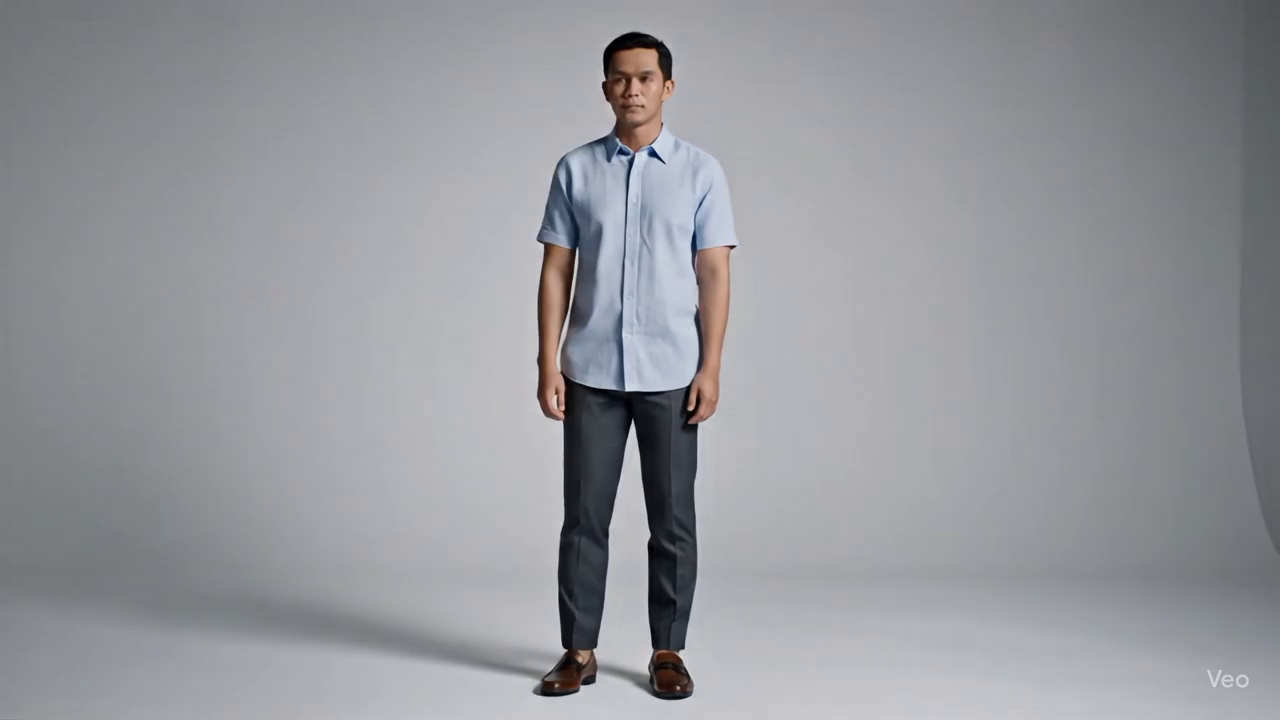
#> input picture frame 0 of data/man_walking.mp4, 1280 x 720 px
$ jupyter execute 2_loading_media_image_vid.ipynb
#> lines starting #> are read from the running program, lines starting #| are printed output that depends on the picture
# Gambar: Memuat Data & Visualisasi

Gambar digital adalah representasi sinyal dua dimensi (2D) yang terdiri dari kumpulan pixel yang disusun dalam bentuk grid. Setiap pixel memiliki nilai intensitas yang menentukan warna atau kecerahan pada posisi tertentu. Dalam pemrosesan gambar, kita bekerja dengan matriks nilai yang merepresentasikan informasi visual.

## Tujuan Akhir Sesi:

- **Membaca file gambar** dari disk dengan berbagai format (JPG, PNG, BMP)
- **Menampilkan gambar** dengan benar menggunakan sistem warna RGB
- **Memahami informasi dasar gambar** seperti dimensi, jumlah channel, dan mode warna
- **Membuat histogram warna sederhana** untuk analisis distribusi intensitas pixel

**Catatan:** Sesi ini fokus pada visualisasi dan pemahaman dasar representasi gambar digital, bukan pada manipulasi atau transformasi gambar yang kompleks.

[cell 1]
# Setup & Instalasi - Pastikan semua paket terinstal (opsional), disarankan untuk diinstal dari terminal
# !pip install -q matplotlib pillow opencv-python numpy

# Import semua library yang dibutuhkan
import matplotlib.pyplot as plt
import matplotlib.image as mpimg
from PIL import Image
import cv2
import numpy as np
import os

# Tampilkan versi pustaka untuk memastikan kompatibilitas
print("Versi pustaka yang digunakan:")
print(f"Matplotlib: {plt.matplotlib.__version__}")
print(f"PIL (Pillow): {Image.__version__}")
print(f"OpenCV: {cv2.__version__}")
print(f"NumPy: {np.__version__}")
print("✅ Semua pustaka berhasil dimuat!")

## Membaca File Gambar

**Format gambar umum** yang sering digunakan:
- **JPG/JPEG**: Format kompresi lossy, ukuran file kecil, cocok untuk foto
- **PNG**: Format lossless dengan dukungan transparansi, cocok untuk grafik
- **BMP**: Format tidak terkompresi, ukuran file besar tetapi kualitas maksimal

**Pilihan library untuk membaca gambar:**

1. **PIL (Python Imaging Library)** - Paling sederhana dan user-friendly
2. **OpenCV** - Sangat efisien dan cepat, tetapi menggunakan format BGR secara default (perlu konversi ke RGB)
3. **Matplotlib** - Terintegrasi langsung dengan plotting

**Strategi loading:** Kita akan mencoba membaca file lokal terlebih dahulu, dan jika gagal akan menggunakan gambar contoh untuk memastikan tutorial tetap berjalan.

[cell 2]
# Load Gambar dengan Sistem Fallback
PATH_IMAGE = os.path.join(os.getcwd(), 'data', 'JOKO.jpg')  # Ganti dengan path gambar Anda

# Variabel untuk menyimpan hasil
img_pil = None
source_info = ""

# Opsi 1: Coba muat file lokal dengan PIL
try:
    if os.path.exists(PATH_IMAGE):
        img_pil = Image.open(PATH_IMAGE)
        # Pastikan dalam mode RGB (bukan RGBA atau mode lain)
        if img_pil.mode != 'RGB':
            img_pil = img_pil.convert('RGB')
        source_info = f"✅ Berhasil memuat: {PATH_IMAGE}"
    else:
        raise FileNotFoundError("File tidak ditemukan")
except Exception as e:
    print(f"⚠️ Tidak dapat memuat {PATH_IMAGE}: {e}")

    # Opsi 2: Gunakan gambar contoh dari matplotlib
    try:
        # Membuat gambar contoh sederhana (gradient warna)
        height, width = 200, 300
        img_array = np.zeros((height, width, 3), dtype=np.uint8)

        # Buat gradient horizontal RGB
        for i in range(width):
            img_array[:, i, 0] = int(255 * i / width)      # Red channel
            img_array[:, i, 1] = int(255 * (1 - i / width)) # Green channel
            img_array[:, i, 2] = 128                        # Blue channel (konstan)

        img_pil = Image.fromarray(img_array)
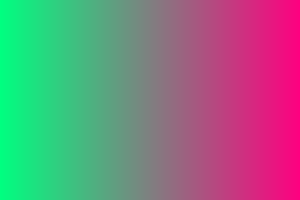
#> img_pil: PIL image 300x200 RGB; mean R, G, B 126.6, 127.4, 128
        source_info = "✅ Menggunakan gambar contoh buatan (gradient RGB)"

    except Exception as e:
        print(f"❌ Error membuat gambar contoh: {e}")
        # Buat gambar solid sederhana sebagai fallback terakhir
        img_array = np.full((100, 100, 3), [255, 128, 0], dtype=np.uint8)  # Orange
        img_pil = Image.fromarray(img_array)
        source_info = "✅ Menggunakan gambar fallback (solid orange)"

print(source_info)
print(f"📊 Ukuran gambar: {img_pil.size} (lebar x tinggi)")
#| 📊 Ukuran gambar: (300, 200) (lebar x tinggi)
print(f"🎨 Mode warna: {img_pil.mode}")
#| 🎨 Mode warna: RGB
print(f"📁 Format: {img_pil.format if img_pil.format else 'Generated'}")
#| 📁 Format: Generated

## Menampilkan Gambar

Untuk menampilkan gambar dengan benar, kita perlu memahami sistem warna yang digunakan:

**RGB vs BGR:**
- **RGB** (Red-Green-Blue): Standar yang digunakan oleh PIL dan matplotlib
- **BGR** (Blue-Green-Red): Default OpenCV (perlu konversi ke RGB untuk display yang benar)

**Representasi Pixel:**
- Setiap pixel adalah array 3 nilai: `[R, G, B]`
- Setiap nilai berkisar 0-255 (8-bit)
- `[0, 0, 0]` = hitam, `[255, 255, 255]` = putih
- `[255, 0, 0]` = merah murni, `[0, 255, 0]` = hijau murni, `[0, 0, 255]` = biru murni

**Matplotlib** sangat cocok untuk visualisasi karena terintegrasi baik dengan format RGB dan menyediakan kontrol yang mudah untuk plot.

[cell 3]
# Visualisasi Gambar dengan Matplotlib
plt.figure(figsize=(10, 6))

# Tampilkan gambar
plt.imshow(img_pil)
plt.title('🖼️ Gambar yang Dimuat', fontsize=16, fontweight='bold', pad=20)

# Hilangkan axis untuk tampilan yang lebih bersih
plt.axis('off')

# Tambahkan informasi gambar sebagai text
info_text = f"Ukuran: {img_pil.size[0]} x {img_pil.size[1]} pixels\nMode: {img_pil.mode}"
plt.figtext(0.02, 0.02, info_text, fontsize=10,
           bbox=dict(boxstyle="round,pad=0.5", facecolor="lightblue", alpha=0.8))

# Tampilkan dengan layout yang rapi
plt.tight_layout()
plt.show()

print("✅ Gambar berhasil ditampilkan!")
print(f"📐 Resolusi: {img_pil.size[0]} x {img_pil.size[1]} pixels")
#| 📐 Resolusi: 300 x 200 pixels
print(f"🎨 Total pixel: {img_pil.size[0] * img_pil.size[1]:,}")
#| 🎨 Total pixel: 60,000

## Ekstraksi Informasi Dasar

Informasi dasar yang dapat diekstrak dari gambar digital:

**Dimensi Gambar:**
- **Tinggi (Height)**: Jumlah baris pixel
- **Lebar (Width)**: Jumlah kolom pixel
- **Jumlah Channel**: 1 (grayscale), 3 (RGB), 4 (RGBA dengan transparency)

**Mode Warna:**
- **RGB**: Red-Green-Blue (warna penuh)
- **L**: Luminance (grayscale/hitam-putih)
- **RGBA**: RGB + Alpha channel (transparansi)

**Tipe Data:**
- Biasanya **uint8** (0-255) untuk gambar standar
- Kadang **float32** (0.0-1.0) untuk pemrosesan khusus

**Mengapa penting?** Informasi ini diperlukan untuk:
- Preprocessing sebelum input ke model Machine Learning/Deep Learning
- Menentukan strategi pemrosesan yang tepat
- Optimasi memory dan komputasi

[cell 4]
# Metadata Gambar - Informasi Lengkap
print("📋 METADATA GAMBAR")
print("=" * 50)

# Informasi dari PIL Image
print("🖼️ INFORMASI PIL IMAGE:")
print(f"📐 Ukuran (W x H): {img_pil.size[0]} x {img_pil.size[1]} pixels")
#| 📐 Ukuran (W x H): 300 x 200 pixels
print(f"🎨 Mode warna: {img_pil.mode}")
#| 🎨 Mode warna: RGB
print(f"📁 Format file: {img_pil.format if img_pil.format else 'Generated/Unknown'}")
#| 📁 Format file: Generated/Unknown

# Konversi ke numpy array untuk analisis lebih detail
img_array = np.array(img_pil)

print("\n🔢 INFORMASI NUMPY ARRAY:")
print(f"📊 Shape (H, W, C): {img_array.shape}")
#| 📊 Shape (H, W, C): (200, 300, 3)
print(f"💾 Tipe data: {img_array.dtype}")
#| 💾 Tipe data: uint8
print(f"🗃️ Ukuran memori: {img_array.nbytes:,} bytes ({img_array.nbytes/1024:.1f} KB)")
#| 🗃️ Ukuran memori: 180,000 bytes (175.8 KB)

# Statistik nilai pixel
print("\n📈 STATISTIK PIXEL:")
print(f"🔽 Nilai minimum: {np.min(img_array)}")
#| 🔽 Nilai minimum: 0
print(f"🔼 Nilai maksimum: {np.max(img_array)}")
#| 🔼 Nilai maksimum: 255
print(f"📊 Nilai rata-rata: {np.mean(img_array):.1f}")
#| 📊 Nilai rata-rata: 127.3
print(f"📏 Standar deviasi: {np.std(img_array):.1f}")
#| 📏 Standar deviasi: 60.1

# Informasi channel
if len(img_array.shape) == 3:
    height, width, channels = img_array.shape
    print(f"\n🌈 INFORMASI CHANNEL:")
    print(f"📏 Dimensi: {height} (tinggi) x {width} (lebar) x {channels} (channel)")
#| 📏 Dimensi: 200 (tinggi) x 300 (lebar) x 3 (channel)
    if channels == 3:
        print("🎨 Channel: Red, Green, Blue (RGB)")
        # Statistik per channel
        for i, color in enumerate(['Red', 'Green', 'Blue']):
            channel_mean = np.mean(img_array[:, :, i])
            print(f"   {color}: rata-rata = {channel_mean:.1f}")
#> this loop made 3 passes
#> channel_mean on passes 1 to 3: 126.6, 127.4, 128
#> (printed output is left out)
    elif channels == 1:
        print("⚫ Channel: Grayscale")
else:
    print(f"\n⚫ GRAYSCALE IMAGE:")
    print(f"📏 Dimensi: {img_array.shape[0]} x {img_array.shape[1]}")

print(f"\n✅ Total informasi berhasil diekstrak!")
print(f"💡 Aspect ratio: {img_pil.size[0]/img_pil.size[1]:.2f} (W/H)")
#| 💡 Aspect ratio: 1.50 (W/H)

## Histogram Warna

**Histogram** adalah grafik yang menunjukkan distribusi nilai intensitas pixel dalam gambar:

**Konsep Dasar:**
- **Sumbu X**: Nilai intensitas pixel (0-255 untuk 8-bit)
- **Sumbu Y**: Frekuensi (jumlah pixel dengan nilai intensitas tertentu)
- **Per-Channel**: Dapat dibuat terpisah untuk Red, Green, dan Blue

**Interpretasi Histogram:**
- **Puncak di kiri (nilai rendah)**: Gambar gelap/underexposed
- **Puncak di kanan (nilai tinggi)**: Gambar terang/overexposed
- **Distribusi merata**: Kontras yang baik
- **Puncak sempit**: Kontras rendah

**Kegunaan Praktis:**
- Analisis kualitas gambar dan pencahayaan
- Deteksi dominasi warna tertentu
- Preprocessing untuk color correction
- Feature extraction untuk computer vision

---

# Video: Memuat Data & Visualisasi

Video digital adalah rangkaian gambar (frame) yang ditampilkan berurutan pada kecepatan tertentu yang disebut **frame rate**. Ketika frame-frame ini diputar dengan cepat (biasanya 24-60 fps), mata manusia melihatnya sebagai gerakan yang halus. Video pada dasarnya adalah dimensi waktu yang ditambahkan pada gambar 2D, sehingga menjadi data 3D (tinggi × lebar × waktu).

## Tujuan Akhir Sesi:

- **Membaca file video** dari disk menggunakan OpenCV
- **Menampilkan beberapa frame** dari video sebagai gambar statis
- **Memahami informasi dasar video** seperti resolusi, jumlah frame, frame rate, dan durasi
- **Mengekstrak frame tertentu** untuk analisis lebih lanjut

**Catatan:** Sesi ini fokus pada pembacaan dan visualisasi dasar video, bukan pada manipulasi seperti pemotongan, transformasi, atau editing video yang kompleks.

[cell 5]
# Setup & Instalasi untuk Video Processing
# OpenCV dan matplotlib sudah diinstall sebelumnya, tapi pastikan tersedia
# !pip install -q opencv-python matplotlib numpy

# Import library yang dibutuhkan untuk video processing
# (beberapa sudah diimport sebelumnya untuk image processing)
print("📹 Setup Video Processing")
print("=" * 40)

# Pastikan semua library sudah tersedia
try:
    import cv2
    import matplotlib.pyplot as plt
    import numpy as np
    import os
    print("✅ OpenCV tersedia")
    print("✅ Matplotlib tersedia")
    print("✅ NumPy tersedia")
except ImportError as e:
    print(f"❌ Error import: {e}")
    print("Jalankan: !pip install opencv-python matplotlib numpy")

# Tampilkan versi pustaka untuk video processing
print("\n📋 Versi pustaka untuk video:")
print(f"OpenCV: {cv2.__version__}")
print(f"Matplotlib: {plt.matplotlib.__version__}")
print(f"NumPy: {np.__version__}")
print("\n✅ Setup video processing selesai!")

## Membaca File Video

**OpenCV (`cv2.VideoCapture`)** adalah tool yang paling umum digunakan untuk membaca video dalam Python:

**Format video umum:**
- **MP4**: Format paling populer, kompresi baik, kompatibilitas tinggi
- **AVI**: Format lama tapi masih banyak digunakan
- **MOV**: Format Apple, kualitas tinggi
- **MKV**: Format open-source dengan fitur lengkap

**Konsep penting:**
- **VideoCapture object**: Interface untuk membaca video frame demi frame
- **Frame**: Satu gambar dalam rangkaian video
- **Sequential reading**: Video dibaca berurutan dari awal ke akhir

**Strategi fallback:** Kita akan mencoba membaca file video lokal terlebih dahulu. Jika gagal, akan memberikan pesan error yang informatif karena membuat video sintetis cukup kompleks untuk tutorial pemula.

[cell 6]
# Load Video dengan Error Handling
PATH_VIDEO = os.path.join(os.getcwd(), 'data', 'man_walking.mp4')  # Ganti dengan path video Anda

print("📹 Mencoba membaca video...")
print(f"🎯 Target file: {PATH_VIDEO}")

# Buat objek VideoCapture
cap = cv2.VideoCapture(PATH_VIDEO)

# Periksa apakah video berhasil dibuka
if cap.isOpened():
    print("✅ Video berhasil dibuka!")
    source_info = f"✅ Berhasil memuat: {PATH_VIDEO}"
    video_loaded = True
else:
    print(f"❌ Gagal membuka video: {PATH_VIDEO}")

    # Cek apakah file ada
    if not os.path.exists(PATH_VIDEO):
        print(f"📁 File tidak ditemukan: {PATH_VIDEO}")
        print("\n💡 Tips:")
        print("1. Pastikan file video ada di folder 'data/'")
        print("2. Coba format MP4, AVI, atau MOV")
        print("3. Periksa nama file dan ekstensi")
    else:
        print(f"📁 File ditemukan tapi tidak bisa dibaca")
        print("💡 Kemungkinan format tidak didukung atau file rusak")

    source_info = f"❌ Gagal memuat: {PATH_VIDEO}"
    video_loaded = False

    # Bersihkan resource
    cap.release()

print(f"\n📊 Status: {source_info}")
print(f"🎬 Video loaded: {video_loaded}")

if not video_loaded:
    print("\n⚠️ PERHATIAN:")
    print("Video tidak dapat dimuat. Bagian selanjutnya akan menampilkan error.")
    print("Silakan ganti PATH_VIDEO dengan file video yang valid.")

## Ekstraksi Informasi Dasar

Informasi dasar yang umum diperiksa dari video:

**Dimensi Video:**
- **Width (Lebar)**: Resolusi horizontal dalam pixel
- **Height (Tinggi)**: Resolusi vertikal dalam pixel
- **Resolusi umum**: 720p (1280×720), 1080p (1920×1080), 4K (3840×2160)

**Informasi Temporal:**
- **Frame Rate (FPS)**: Jumlah frame per detik (24, 30, 60 fps adalah umum)
- **Total Frame**: Jumlah total frame dalam video
- **Durasi**: Waktu total video = total frame ÷ fps

**Mengapa penting?**
- **Sinkronisasi**: Untuk menyelaraskan audio-video atau multiple camera
- **Analisis**: Menentukan sampling rate untuk computer vision
- **Preprocessing**: Resize, frame extraction, atau temporal analysis
- **Memory planning**: Estimasi kebutuhan storage dan processing power

[cell 7]
# Metadata Video - Ekstraksi Informasi Lengkap
if video_loaded:
    print("📋 METADATA VIDEO")
    print("=" * 50)

    # Ambil informasi dasar dari video
    width = int(cap.get(cv2.CAP_PROP_FRAME_WIDTH))
    height = int(cap.get(cv2.CAP_PROP_FRAME_HEIGHT))
    fps = cap.get(cv2.CAP_PROP_FPS)
    frame_count = int(cap.get(cv2.CAP_PROP_FRAME_COUNT))

    # Hitung durasi (detik)
    duration = frame_count / fps if fps > 0 else 0

    print("📐 RESOLUSI & DIMENSI:")
    print(f"🖼️ Lebar: {width} pixels")
    print(f"🖼️ Tinggi: {height} pixels")
    print(f"📊 Resolusi: {width} × {height}")
    print(f"💡 Aspect ratio: {width/height:.2f}")

    # Klasifikasi resolusi
    if height >= 2160:
        res_class = "4K Ultra HD"
    elif height >= 1080:
        res_class = "Full HD (1080p)"
    elif height >= 720:
        res_class = "HD (720p)"
    else:
        res_class = "Standard Definition"
    print(f"🏷️ Klasifikasi: {res_class}")

    print("\n⏱️ INFORMASI TEMPORAL:")
    print(f"🎬 Frame rate: {fps:.2f} fps")
    print(f"🔢 Total frame: {frame_count:,}")
    print(f"⏰ Durasi: {duration:.2f} detik ({duration/60:.1f} menit)")

    # Klasifikasi frame rate
    if fps >= 60:
        fps_class = "High frame rate (smooth motion)"
    elif fps >= 30:
        fps_class = "Standard frame rate"
    elif fps >= 24:
        fps_class = "Cinema frame rate"
    else:
        fps_class = "Low frame rate"
    print(f"🏷️ Klasifikasi FPS: {fps_class}")

    print("\n💾 ESTIMASI DATA:")
    # Estimasi ukuran data (asumsi 3 bytes per pixel untuk RGB)
    bytes_per_frame = width * height * 3
    total_bytes = bytes_per_frame * frame_count
    print(f"📊 Bytes per frame: {bytes_per_frame:,} ({bytes_per_frame/1024/1024:.1f} MB)")
    print(f"📦 Total estimasi (RGB): {total_bytes:,} bytes ({total_bytes/1024/1024/1024:.1f} GB)")

    print(f"\n✅ Metadata berhasil diekstrak!")

    # Simpan informasi untuk digunakan nanti
    video_info = {
        'width': width,
        'height': height,
        'fps': fps,
        'frame_count': frame_count,
        'duration': duration
    }

else:
    print("❌ Video tidak dimuat - tidak dapat mengekstrak metadata")
    print("Pastikan PATH_VIDEO menuju ke file video yang valid")

## Menampilkan Beberapa Frame

Video tidak dapat ditampilkan secara penuh langsung dalam Jupyter Notebook, tetapi kita dapat mengekstrak dan menampilkan frame-frame tertentu sebagai gambar statis.

**Strategi ekstraksi frame:**
- **Frame pertama (0)**: Biasanya menunjukkan scene pembuka
- **Frame tengah**: Memberikan gambaran konten di pertengahan video
- **Frame terakhir**: Menunjukkan scene penutup

**Penting - Konversi warna:**
- **OpenCV default**: Format BGR (Blue-Green-Red)
- **Matplotlib display**: Membutuhkan RGB (Red-Green-Blue)
- **Solusi**: Gunakan `cv2.cvtColor(frame, cv2.COLOR_BGR2RGB)` untuk konversi

**Navigasi frame:**
- `cap.set(cv2.CAP_PROP_POS_FRAMES, index)`: Melompat ke frame tertentu
- `cap.read()`: Membaca frame pada posisi saat ini

[cell 8]
# Visualisasi Frame dari Video
if video_loaded:
    print("📹 Mengekstrak dan menampilkan frame...")

    # Tentukan frame yang akan diekstrak
    frame_first = 0
    frame_middle = frame_count // 2
    frame_last = max(0, frame_count - 1)

    frames_to_extract = [
        (frame_first, "Frame Awal"),
        (frame_middle, "Frame Tengah"),
        (frame_last, "Frame Akhir")
    ]

    # Setup plot dengan 3 subplot
    fig, axes = plt.subplots(1, 3, figsize=(18, 6))

    extracted_frames = []

    for i, (frame_idx, title) in enumerate(frames_to_extract):
        # Set posisi frame
        cap.set(cv2.CAP_PROP_POS_FRAMES, frame_idx)

        # Baca frame
        ret, frame = cap.read()

        if ret:
            # Konversi dari BGR ke RGB untuk display yang benar
            frame_rgb = cv2.cvtColor(frame, cv2.COLOR_BGR2RGB)
            extracted_frames.append(frame_rgb)

            # Tampilkan frame
            axes[i].imshow(frame_rgb)
            axes[i].set_title(f'{title}\n(Frame #{frame_idx})', fontsize=12, fontweight='bold')
            axes[i].axis('off')

            # Tambahkan informasi timestamp
            timestamp = frame_idx / fps
            axes[i].text(0.02, 0.98, f'Waktu: {timestamp:.2f}s',
                        transform=axes[i].transAxes, fontsize=10,
                        bbox=dict(boxstyle="round,pad=0.3", facecolor="yellow", alpha=0.8),
                        verticalalignment='top')

        else:
            # Jika gagal membaca frame
            axes[i].text(0.5, 0.5, f'❌ Gagal\nmembaca\n{title}',
                        transform=axes[i].transAxes, fontsize=12,
                        horizontalalignment='center', verticalalignment='center')
            axes[i].set_title(f'{title} (Error)', fontsize=12)
            axes[i].axis('off')
#> this loop made 3 passes
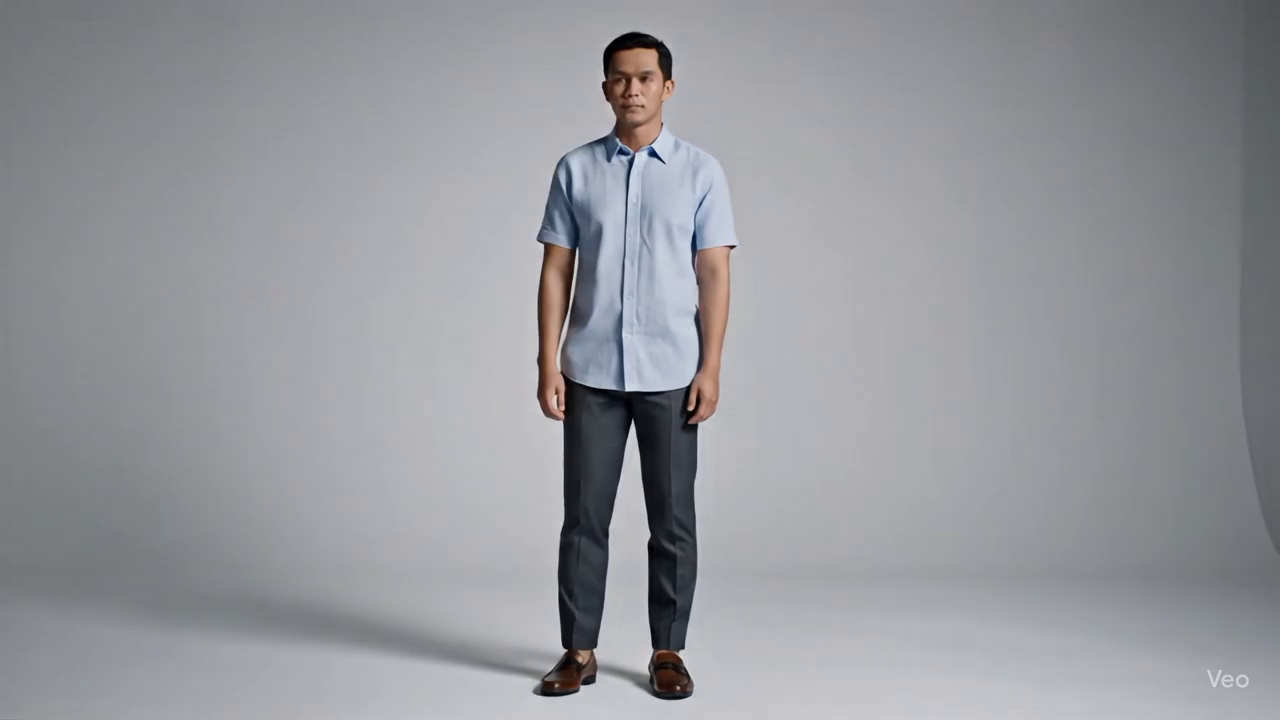
#> input picture frame 0 of data/man_walking.mp4, 1280 x 720 px
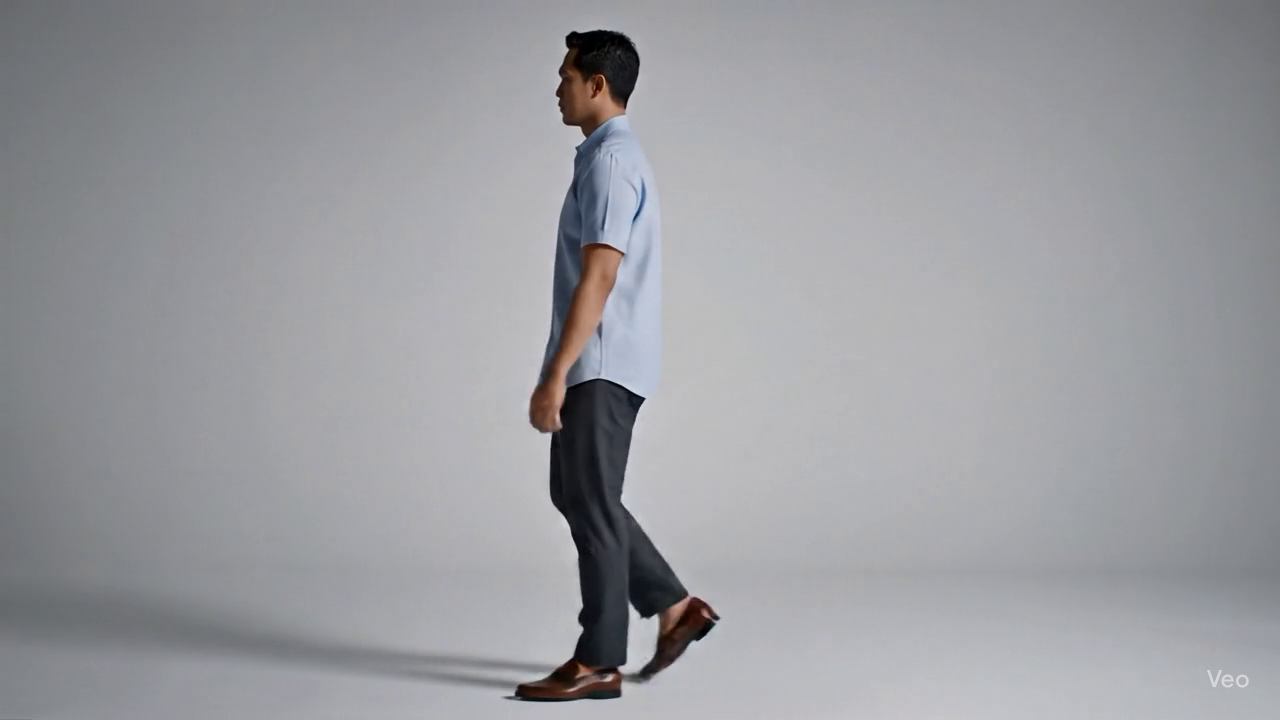
#> input picture frame 96 of data/man_walking.mp4, 1280 x 720 px
#> after the loop, extracted_frames = 3 items

    plt.tight_layout()
    plt.show()
#> (the rest of the program and of its run is left out)
